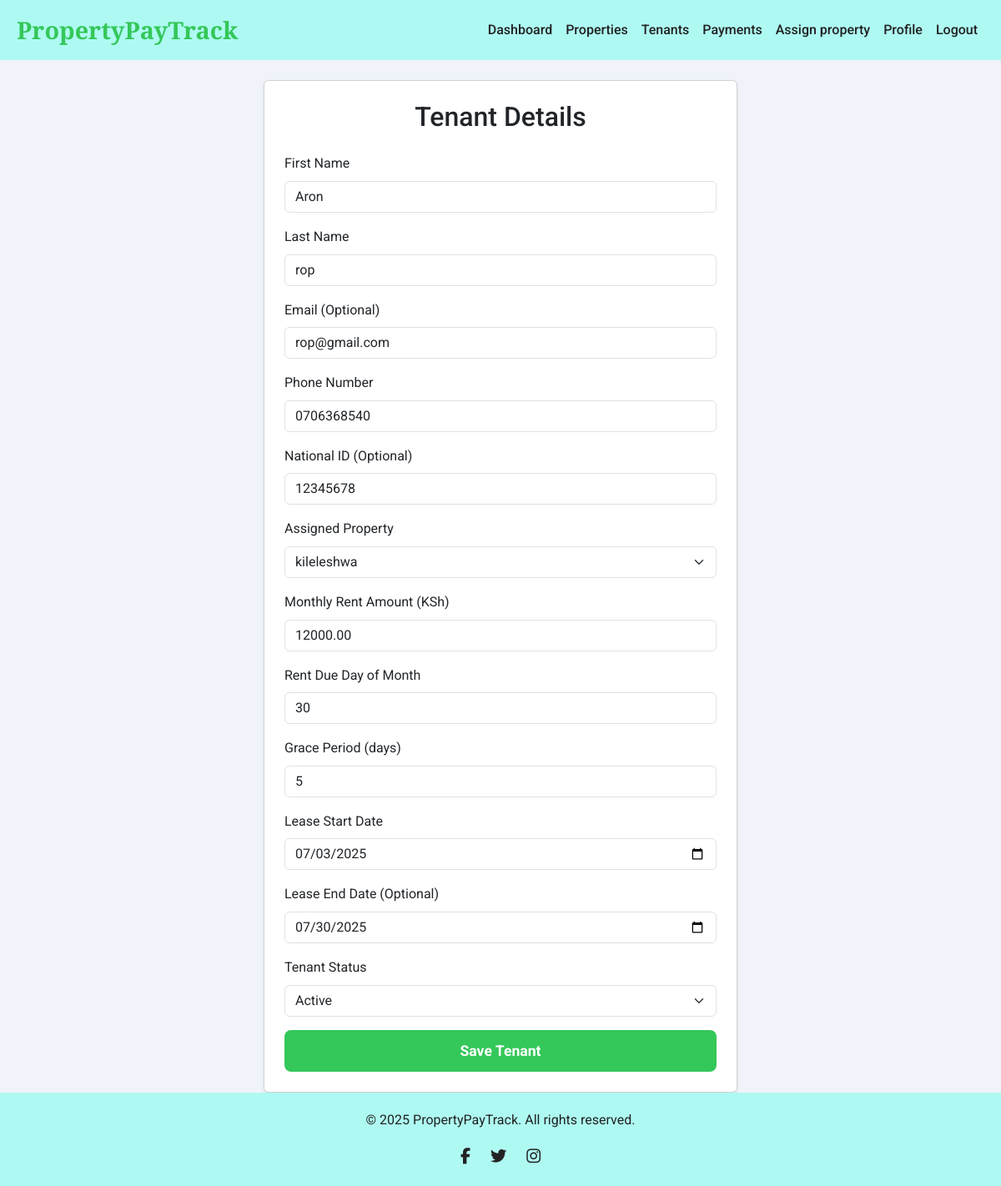
Page /tenants/edit/2 (signed in) on the earlier database version.
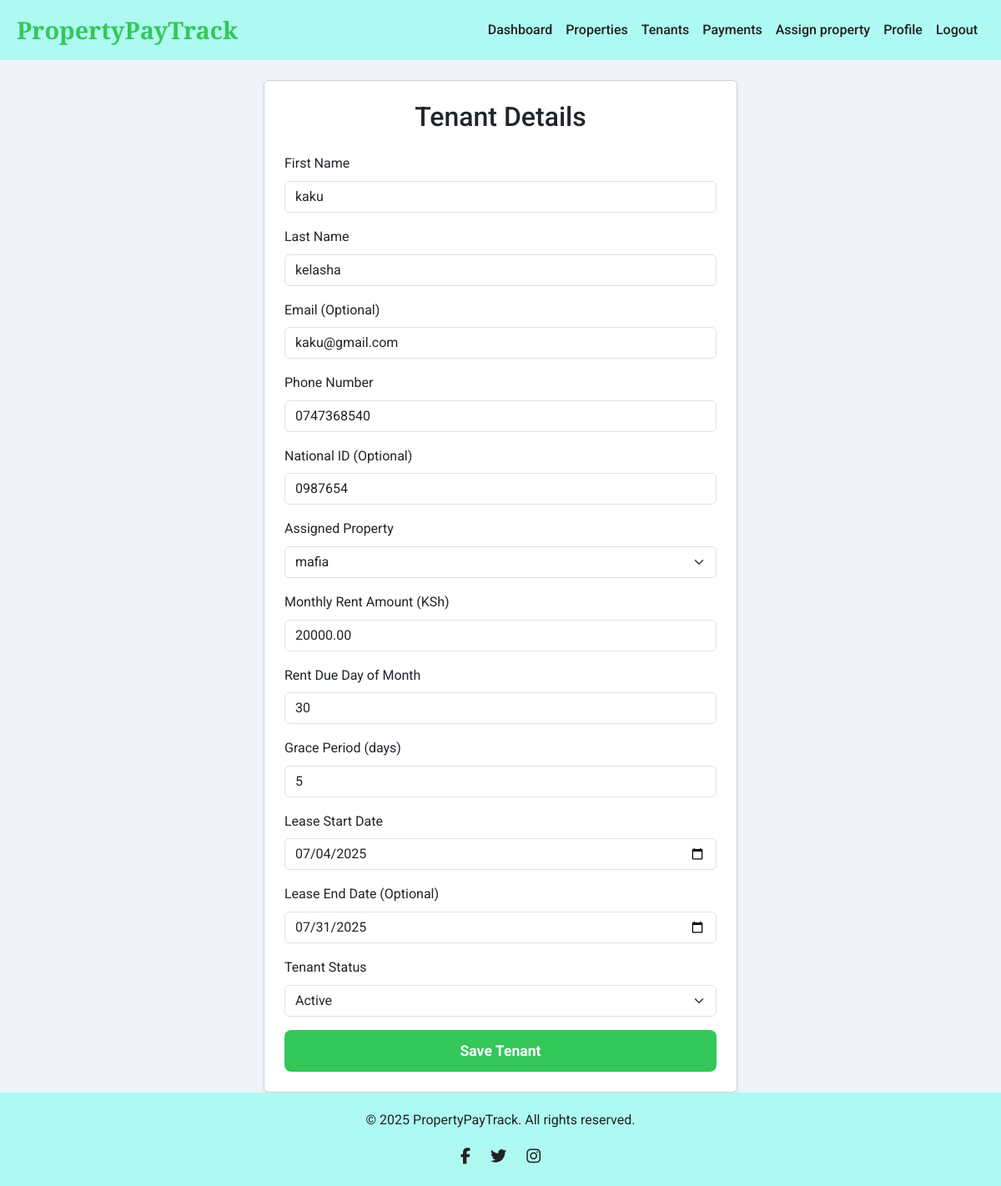
Same page on the later database version.
### app/models.py (models this page shows, shortened)
class Tenant(db.Model):
    __tablename__ = 'tenant'
    id = db.Column(db.Integer, primary_key=True)
    user_id = db.Column(db.Integer, db.ForeignKey('user.id', ondelete='CASCADE'), unique=True, nullable=True, index=True)
    first_name = db.Column(db.String(100), nullable=False)
    last_name = db.Column(db.String(100), nullable=False)
    email = db.Column(db.String(120), nullable=True)
    phone_number = db.Column(db.String(20))
    property = db.relationship('Property', back_populates='tenants')
    rent_amount = db.Column(db.Numeric(10, 2), nullable=True, default=0.00)
    national_id = db.Column(db.String(50), nullable=True)
    status = db.Column(db.String(50), default='active')
    due_day_of_month = db.Column(db.Integer)
    grace_period_days = db.Column(db.Integer, default=5)
    lease_start_date = db.Column(db.Date)
    lease_end_date = db.Column(db.Date)
    property_id = db.Column(db.Integer, db.ForeignKey('property.id', ondelete='CASCADE'), nullable=True, index=True)
    unit_id = db.Column(db.Integer, db.ForeignKey('unit.id', ondelete='CASCADE'), nullable=True, index=True)
    unit = db.relationship('Unit', foreign_keys=[unit_id], backref='tenant', uselist=False)
    created_at = db.Column(db.DateTime, default=lambda: datetime.now(timezone.utc))
    updated_at = db.Column(db.DateTime, default=lambda: datetime.now(timezone.utc), onupdate=lambda: datetime.now(timezone.utc))
    payments = db.relationship('Payment', backref='tenant', lazy=True, cascade="all, delete-orphan")

### app/routes.py (the view)
@main.route('/tenants/edit/<int:id>', methods=['GET', 'POST'])
@login_required
@roles_required('landlord')
def tenant_edit(id):
    tenant = Tenant.query.get_or_404(id)
    if tenant.property.landlord_id != current_user.id:
        flash(_l('You do not have permission to edit this tenant.'), 'danger')
        return redirect(url_for('main.tenants_list'))
    form = TenantForm(obj=tenant)
    form.property_id.choices = [(p.id, p.name) for p in Property.query.filter_by(landlord_id=current_user.id).all()]
    if form.validate_on_submit():
        form.populate_obj(tenant)
        db.session.commit()
        flash(_l('Tenant updated successfully!'), 'success')
        return redirect(url_for('main.tenants_list'))
    return render_template('tenants/add_edit.html', form=form, edit=True)

### app/models.py (called while the page is built)
    def has_role(self, role):
        return any(r.name == role for r in self.roles)

### app/routes.py (called while the page is built)
def roles_required(*required_roles):
    def decorator(f):
        @wraps(f)
        def decorated_function(*args, **kwargs):
            if not current_user.is_authenticated:
                return redirect(url_for('main.login'))
            user_roles = {role.name for role in current_user.roles}
            if not set(required_roles).issubset(user_roles):
                flash(_l('You do not have the required permissions to access this page.'), 'danger')
                return redirect(url_for('main.index'))
            return f(*args, **kwargs)
        return decorated_function
    return decorator

### app/templates/tenants/add_edit.html (shortened to what this page needs)
{% extends 'base.html' %}
{% block content %}
<div class="row justify-content-center">
    <div class="col-md-8 col-lg-6">
        <div class="card shadow-sm p-4">
            <h2 class="mb-4 text-center">{{ _('Tenant Details') }}</h2>
            <form method="POST" novalidate>
                <div class="mb-3">
                    {{ form.first_name.label(class_="form-label") }}
                    {{ form.first_name(class_="form-control") }}
                </div>
                <div class="mb-3">
                    {{ form.last_name.label(class_="form-label") }}
                    {{ form.last_name(class_="form-control") }}
                </div>
                <div class="mb-3">
                    {{ form.email.label(class_="form-label") }}
                    {{ form.email(class_="form-control") }}
                </div>
                <div class="mb-3">
                    {{ form.phone_number.label(class_="form-label") }}
                    {{ form.phone_number(class_="form-control") }}
                </div>
                <div class="mb-3">
                    {{ form.national_id.label(class_="form-label") }}
                    {{ form.national_id(class_="form-control") }}
                </div>
                <div class="mb-3">
                    {{ form.property_id.label(class_="form-label") }}
                    {{ form.property_id(class_="form-select") }}
                </div>
                <div class="mb-3">
                    {{ form.rent_amount.label(class_="form-label") }}
                    {{ form.rent_amount(class_="form-control") }}
                </div>
                <div class="mb-3">
                    {{ form.due_day_of_month.label(class_="form-label") }}
                    {{ form.due_day_of_month(class_="form-control") }}
                </div>
                <div class="mb-3">
                    {{ form.grace_period_days.label(class_="form-label") }}
                    {{ form.grace_period_days(class_="form-control") }}
                </div>
                <div class="mb-3">
                    {{ form.lease_start_date.label(class_="form-label") }}
                    {{ form.lease_start_date(class_="form-control") }}
                </div>
                <div class="mb-3">
                    {{ form.lease_end_date.label(class_="form-label") }}
                    {{ form.lease_end_date(class_="form-control") }}
                </div>
                <div class="mb-3">
                    {{ form.status.label(class_="form-label") }}
                    {{ form.status(class_="form-select") }}
                </div>
                <button type="submit" class="btn btn-primary w-100">{{ _('Save Tenant') }}</button>
            </form>
        </div>
    </div>
</div>
{% endblock %}

Differences in the rows shown:
changed Tenant "Active": first_name "Aron" → "kaku"; last_name "rop" → "kelasha"; email "rop@gmail.com" → "kaku@gmail.com"; phone_number "0706368540" → "0747368540"; national_id "12345678" → "0987654"; property_id "kileleshwa" → "mafia"; rent_amount "12000.00" → "20000.00"; lease_start_date "07/03/2025" → "07/04/2025"; lease_end_date "07/30/2025" → "07/31/2025"
